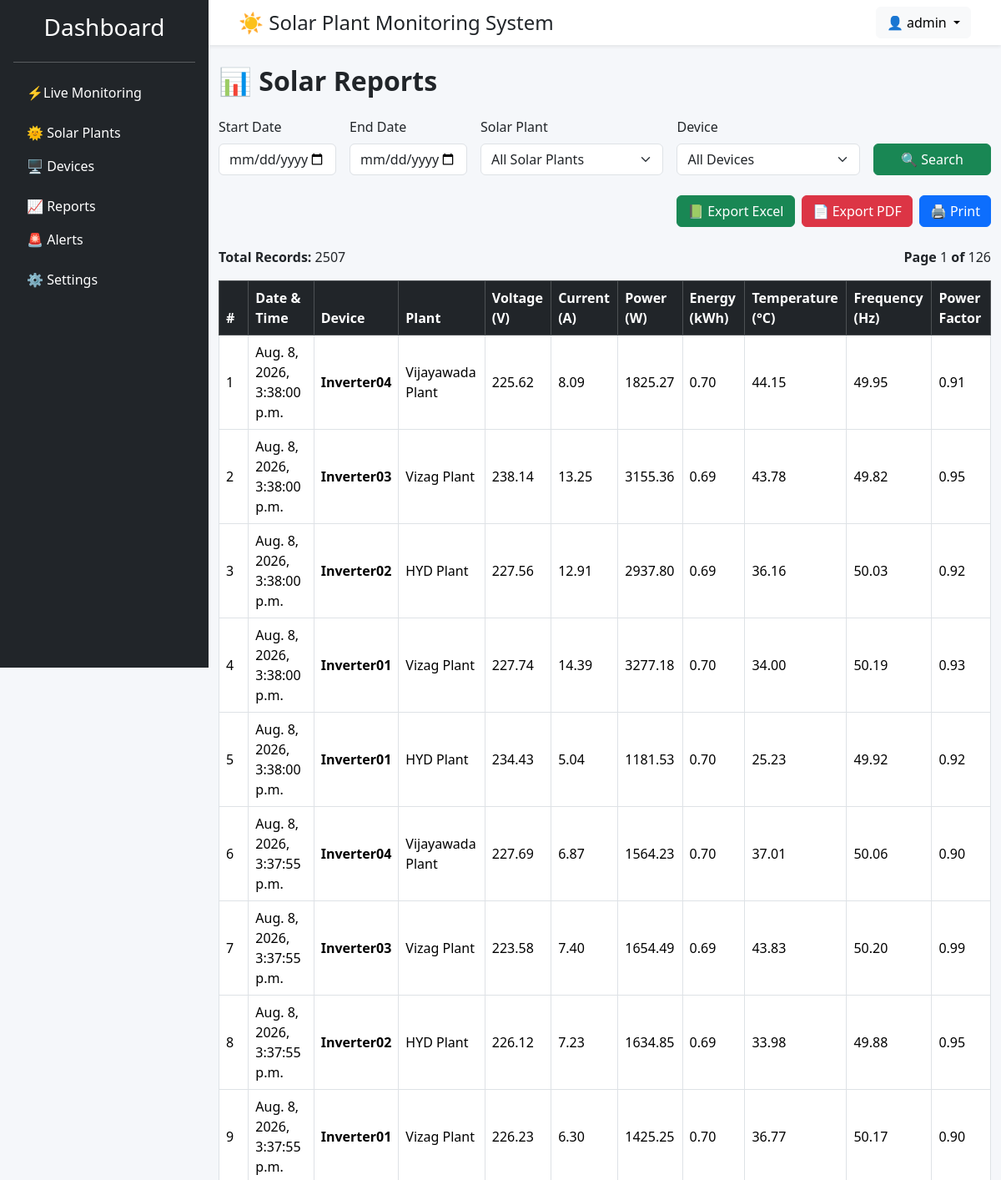
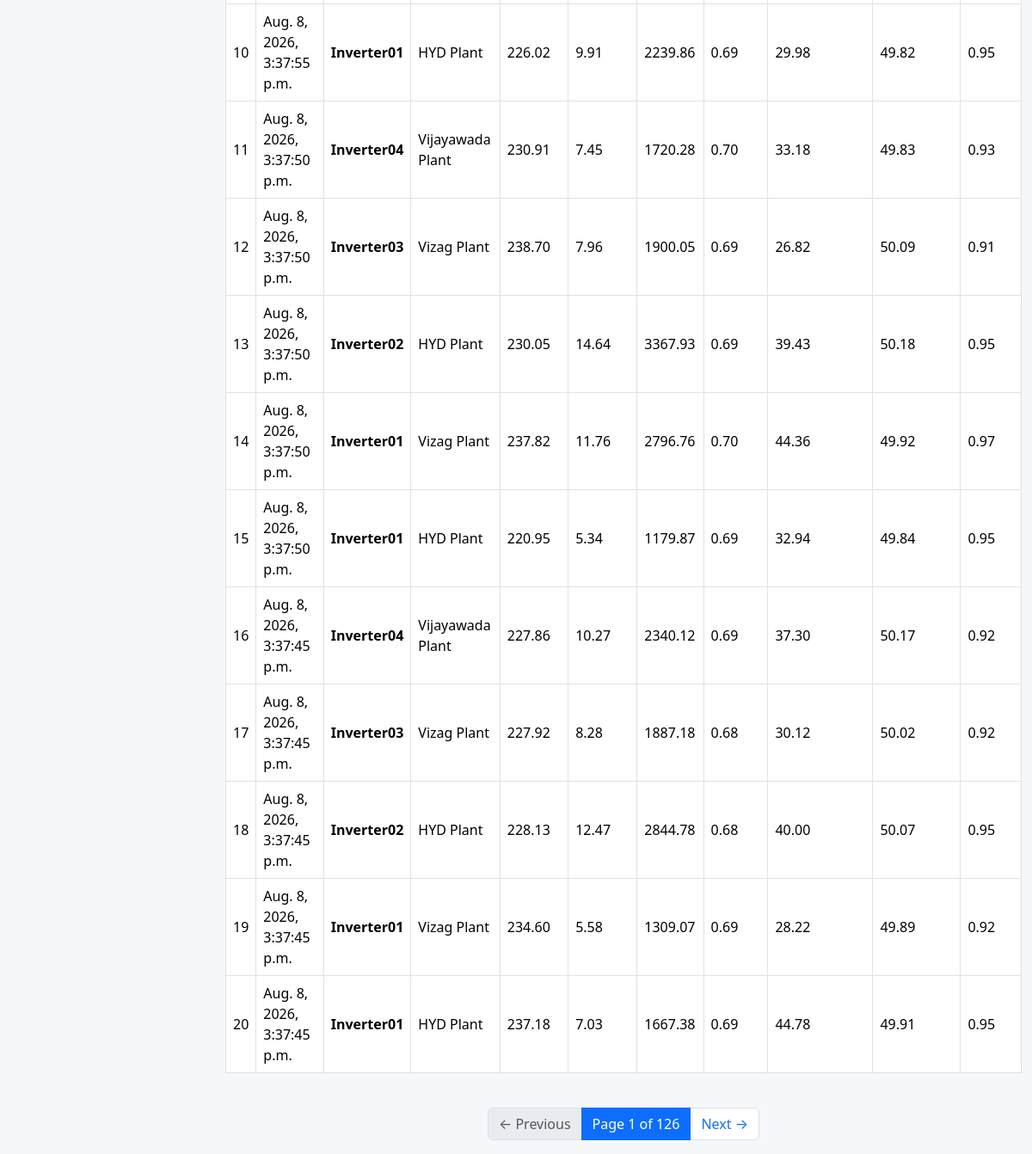
Page /reports/ (signed in) on the committed database (2 pictures, top to bottom).
### accounts/models.py (models this page shows, shortened)
class User(AbstractUser):
    ROLE_CHOICES = [
        ('ADMIN', 'Admin'),
        ('ENGINEER', 'Engineer'),
        ('VIEWER', 'Viewer'),
    ]
    role = models.CharField(
        max_length=20,
        choices=ROLE_CHOICES,
        default='VIEWER'
    )
    created_at = models.DateTimeField(auto_now_add=True)
    updated_at = models.DateTimeField(auto_now=True)

### monitoring/models.py (models this page shows, shortened)
class SensorData(models.Model):
    device = models.ForeignKey(
        Device,
        on_delete=models.CASCADE,
        related_name="sensor_data"
    )
    voltage = models.DecimalField(max_digits=8, decimal_places=2)
    current = models.DecimalField(max_digits=8, decimal_places=2)
    power = models.DecimalField(max_digits=10, decimal_places=2)
    energy = models.DecimalField(max_digits=10, decimal_places=2)
    temperature = models.DecimalField(max_digits=5, decimal_places=2)
    frequency = models.DecimalField(max_digits=5, decimal_places=2)
    power_factor = models.DecimalField(max_digits=4, decimal_places=2)
    timestamp = models.DateTimeField(auto_now_add=True)
    class Meta:
        ordering = ["-timestamp"]

### devices/models.py (models this page shows, shortened)
class Device(models.Model):
    DEVICE_TYPES = [
        ("INVERTER", "Inverter"),
        ("METER", "Energy Meter"),
        ("BATTERY", "Battery"),
        ("WEATHER", "Weather Station"),
        ("SENSOR", "Sensor"),
    ]
    STATUS_CHOICES = [
        ("ONLINE", "Online"),
        ("OFFLINE", "Offline"),
        ("MAINTENANCE", "Maintenance"),
    ]
    plant = models.ForeignKey(
        SolarPlant,
        on_delete=models.CASCADE,
        related_name="devices"
    )
    device_name = models.CharField(max_length=100)
    serial_number = models.CharField(
        max_length=100,
        unique=True
    )
    manufacturer = models.CharField(max_length=100)
    model = models.CharField(max_length=100)
    device_type = models.CharField(
        max_length=20,
        choices=DEVICE_TYPES
    )
    status = models.CharField(
        max_length=20,
        choices=STATUS_CHOICES,
        default="ONLINE"
    )
    installed_on = models.DateField()
    created_at = models.DateTimeField(auto_now_add=True)
    updated_at = models.DateTimeField(auto_now=True)
    class Meta:
        ordering = ["device_name"]

class SolarPlant(models.Model):
    STATUS_CHOICES = [
        ("ONLINE", "Online"),
        ("OFFLINE", "Offline"),
        ("MAINTENANCE", "Maintenance"),
    ]
    plant_name = models.CharField(max_length=100)
    location = models.CharField(max_length=255)
    capacity_kw = models.DecimalField(max_digits=10, decimal_places=2)
    status = models.CharField(
        max_length=20,
        choices=STATUS_CHOICES,
        default="ONLINE",
    )
    created_at = models.DateTimeField(auto_now_add=True)
    updated_at = models.DateTimeField(auto_now=True)
    class Meta:
        ordering = ["plant_name"]
        verbose_name = "Solar Plant"
        verbose_name_plural = "Solar Plants"

### reports/views.py (the view)
# urls.py: path("reports/", include("reports.urls")),
@login_required
def reports(request):
    start = request.GET.get("start_date", "").strip()
    end = request.GET.get("end_date", "").strip()
    plant_id = request.GET.get("plant", "").strip()
    device_id = request.GET.get("device", "").strip()
    reports = (
        SensorData.objects
        .select_related("device", "device__plant")
        .order_by("-timestamp")
    )
    if start and end:
        reports = reports.filter(
            timestamp__date__range=[start, end]
        )
    elif start:
        reports = reports.filter(
            timestamp__date__gte=start
        )
    elif end:
        reports = reports.filter(
            timestamp__date__lte=end
        )
    if plant_id:
        reports = reports.filter(
            device__plant_id=plant_id
        )
    if device_id:
        reports = reports.filter(
            device_id=device_id
        )
    paginator = Paginator(
        reports,
        20
    )
    page_number = request.GET.get("page")
    page_obj = paginator.get_page(
        page_number
    )
    plants = (
        SolarPlant.objects
        .all()
        .order_by("plant_name")
    )
    if plant_id:
        devices = (
            Device.objects
            .filter(plant_id=plant_id)
            .select_related("plant")
            .order_by("device_name")
        )
    else:
        devices = (
            Device.objects
            .select_related("plant")
            .all()
            .order_by("device_name")
        )
    context = {
        "page_obj": page_obj,
        "plants": plants,
        "devices": devices,
        "start": start,
        "end": end,
        "selected_plant": plant_id,
        "selected_device": device_id,
    }
    return render(
        request,
        "reports/reports.html",
        context
    )

### templates/reports/reports.html (shortened to what this page needs)
{% extends 'base.html' %}
{% block content %}
<div class="d-flex justify-content-between align-items-center mb-4">
    <h2 class="fw-bold mb-0">
        📊 Solar Reports
    </h2>
</div>
<form method="GET" class="row g-3 mb-4">
    <div class="col-lg-2 col-md-6">
        <label class="form-label">
            Start Date
        </label>
        <input
            type="date"
            name="start_date"
            value="{{ start }}"
            class="form-control">
    </div>
    <div class="col-lg-2 col-md-6">
        <label class="form-label">
            End Date
        </label>
        <input
            type="date"
            name="end_date"
            value="{{ end }}"
            class="form-control">
    </div>
    <div class="col-lg-3 col-md-6">
        <label class="form-label">
            Solar Plant
        </label>
        <select
            name="plant"
            class="form-select">
            <option value="">
                All Solar Plants
            </option>
        </select>
    </div>
    <div class="col-lg-3 col-md-6">
        <label class="form-label">
            Device
        </label>
        <select
            name="device"
            class="form-select">
            <option value="">
                All Devices
            </option>
        </select>
    </div>
    <div class="col-lg-2 col-md-6 d-flex align-items-end">
        <button
            type="submit"
            class="btn btn-success w-100">
            🔍 Search
        </button>
    </div>
</form>
<div class="d-flex justify-content-end gap-2 mb-4 flex-wrap">
    <a
        href="{% url 'reports:export_excel' %}?start_date={{ start }}&end_date={{ end }}&plant={{ selected_plant }}&device={{ selected_device }}"
        class="btn btn-success">
        📗 Export Excel
    </a>
    <a
        href="{% url 'reports:export_pdf' %}?start_date={{ start }}&end_date={{ end }}&plant={{ selected_plant }}&device={{ selected_device }}"
        class="btn btn-danger">
        📄 Export PDF
    </a>
    <button
        type="button"
        class="btn btn-primary"
        onclick="window.print()">
        🖨 Print
    </button>
</div>
<div class="d-flex justify-content-between align-items-center mb-3 flex-wrap gap-2">
    <div>
        <strong>
            Total Records:
        </strong>
        {{ page_obj.paginator.count }}
    </div>
    <div>
        <strong>
            Page
        </strong>
        {{ page_obj.number }}
        <strong>
            of
        </strong>
        {{ page_obj.paginator.num_pages }}
    </div>
</div>
<div class="table-responsive">
    <table class="table table-bordered table-hover align-middle">
        <thead class="table-dark">
            <tr>
                <th>#</th>
                <th>Date & Time</th>
                <th>Device</th>
                <th>Plant</th>
                <th>Voltage (V)</th>
                <th>Current (A)</th>
                <th>Power (W)</th>
                <th>Energy (kWh)</th>
                <th>Temperature (°C)</th>
                <th>Frequency (Hz)</th>
                <th>Power Factor</th>
            </tr>
        </thead>
        <tbody>
        {% for data in page_obj %}
            <tr>
                <td>
                    {{ page_obj.start_index|add:forloop.counter0 }}
                </td>
                <td>
                    {{ data.timestamp|date:"M. j, Y, g:i:s a" }}
                </td>
                <td>
                    <strong>
                        {{ data.device.device_name }}
                    </strong>
                </td>
                <td>
                    {{ data.device.plant.plant_name }}
                </td>
                <td>
                    {{ data.voltage }}
                </td>
                <td>
                    {{ data.current }}
                </td>
                <td>
                    {{ data.power }}
                </td>
                <td>
                    {{ data.energy }}
                </td>
                <td>
                    {{ data.temperature }}
                </td>
                <td>
                    {{ data.frequency }}
                </td>
                <td>
                    {{ data.power_factor }}
                </td>
            </tr>
        {% endfor %}
        </tbody>
    </table>
</div>
{% if page_obj.paginator.num_pages > 1 %}
<div class="d-flex justify-content-center mt-4">
    <ul class="pagination">
        {% if page_obj.has_previous %}
            <li class="page-item">
                <a
                    class="page-link"
                    href="?page={{ page_obj.previous_page_number }}&start_date={{ start }}&end_date={{ end }}&plant={{ selected_plant }}&device={{ selected_device }}">
                    ← Previous
                </a>
            </li>
        {% else %}
            <li class="page-item disabled">
                <span class="page-link">
                    ← Previous
                </span>
            </li>
        {% endif %}
        <li class="page-item active">
            <span class="page-link">
                Page {{ page_obj.number }}
                of
                {{ page_obj.paginator.num_pages }}
            </span>
        </li>
        {% if page_obj.has_next %}
            <li class="page-item">
                <a
                    class="page-link"
                    href="?page={{ page_obj.next_page_number }}&start_date={{ start }}&end_date={{ end }}&plant={{ selected_plant }}&device={{ selected_device }}">
                    Next →
                </a>
            </li>
        {% else %}
            <li class="page-item disabled">
                <span class="page-link">
                    Next →
                </span>
            </li>
        {% endif %}
    </ul>
</div>
{% endif %}
{% endblock %}

### templates/components/navbar.html (shortened to what this page needs)
<nav class="navbar navbar-expand-lg bg-white shadow-sm px-4">
    <div class="container-fluid">
        <h4 class="mb-0">☀️ Solar Plant Monitoring System</h4>
        <div class="dropdown">
            <button
                class="btn btn-light dropdown-toggle"
                data-bs-toggle="dropdown">
                👤 {{ request.user.username }}
            </button>
        </div>
    </div>
</nav>

### static/css/dashboard.css (style rules this page uses)
body { background:#f5f7fa; }

### rows in the picture
User: user.username "admin"
SensorData: start_index|add "1", timestamp "Aug. 8, 2026, 3:38:00 p.m.", device.device_name "Inverter04", device.plant.plant_name "Vijayawada Plant", voltage "225.62", current "8.09", power "1825.27", energy "0.70", temperature "44.15", frequency "49.95", power_factor "0.91"
SensorData: start_index|add "2", timestamp "Aug. 8, 2026, 3:38:00 p.m.", device.device_name "Inverter03", device.plant.plant_name "Vizag Plant", voltage "238.14", current "13.25", power "3155.36", energy "0.69", temperature "43.78", frequency "49.82", power_factor "0.95"
SensorData: start_index|add "3", timestamp "Aug. 8, 2026, 3:38:00 p.m.", device.device_name "Inverter02", device.plant.plant_name "HYD Plant", voltage "227.56", current "12.91", power "2937.80", energy "0.69", temperature "36.16", frequency "50.03", power_factor "0.92"
SensorData: start_index|add "4", timestamp "Aug. 8, 2026, 3:38:00 p.m.", device.device_name "Inverter01", device.plant.plant_name "Vizag Plant", voltage "227.74", current "14.39", power "3277.18", energy "0.70", temperature "34.00", frequency "50.19", power_factor "0.93"
SensorData: start_index|add "5", timestamp "Aug. 8, 2026, 3:38:00 p.m.", device.device_name "Inverter01", device.plant.plant_name "HYD Plant", voltage "234.43", current "5.04", power "1181.53", energy "0.70", temperature "25.23", frequency "49.92", power_factor "0.92"
SensorData: start_index|add "6", timestamp "Aug. 8, 2026, 3:37:55 p.m.", device.device_name "Inverter04", device.plant.plant_name "Vijayawada Plant", voltage "227.69", current "6.87", power "1564.23", energy "0.70", temperature "37.01", frequency "50.06", power_factor "0.90"
SensorData: start_index|add "7", timestamp "Aug. 8, 2026, 3:37:55 p.m.", device.device_name "Inverter03", device.plant.plant_name "Vizag Plant", voltage "223.58", current "7.40", power "1654.49", energy "0.69", temperature "43.83", frequency "50.20", power_factor "0.99"
SensorData: start_index|add "8", timestamp "Aug. 8, 2026, 3:37:55 p.m.", device.device_name "Inverter02", device.plant.plant_name "HYD Plant", voltage "226.12", current "7.23", power "1634.85", energy "0.69", temperature "33.98", frequency "49.88", power_factor "0.95"
SensorData: start_index|add "9", timestamp "Aug. 8, 2026, 3:37:55 p.m.", device.device_name "Inverter01", device.plant.plant_name "Vizag Plant", voltage "226.23", current "6.30", power "1425.25", energy "0.70", temperature "36.77", frequency "50.17", power_factor "0.90"
SensorData: start_index|add "10", timestamp "Aug. 8, 2026, 3:37:55 p.m.", device.device_name "Inverter01", device.plant.plant_name "HYD Plant", voltage "226.02", current "9.91", power "2239.86", energy "0.69", temperature "29.98", frequency "49.82", power_factor "0.95"
SensorData: start_index|add "11", timestamp "Aug. 8, 2026, 3:37:50 p.m.", device.device_name "Inverter04", device.plant.plant_name "Vijayawada Plant", voltage "230.91", current "7.45", power "1720.28", energy "0.70", temperature "33.18", frequency "49.83", power_factor "0.93"
SensorData: start_index|add "12", timestamp "Aug. 8, 2026, 3:37:50 p.m.", device.device_name "Inverter03", device.plant.plant_name "Vizag Plant", voltage "238.70", current "7.96", power "1900.05", energy "0.69", temperature "26.82", frequency "50.09", power_factor "0.91"
SensorData: start_index|add "13", timestamp "Aug. 8, 2026, 3:37:50 p.m.", device.device_name "Inverter02", device.plant.plant_name "HYD Plant", voltage "230.05", current "14.64", power "3367.93", energy "0.69", temperature "39.43", frequency "50.18", power_factor "0.95"
SensorData: start_index|add "14", timestamp "Aug. 8, 2026, 3:37:50 p.m.", device.device_name "Inverter01", device.plant.plant_name "Vizag Plant", voltage "237.82", current "11.76", power "2796.76", energy "0.70", temperature "44.36", frequency "49.92", power_factor "0.97"
SensorData: start_index|add "15", timestamp "Aug. 8, 2026, 3:37:50 p.m.", device.device_name "Inverter01", device.plant.plant_name "HYD Plant", voltage "220.95", current "5.34", power "1179.87", energy "0.69", temperature "32.94", frequency "49.84", power_factor "0.95"
SensorData: start_index|add "16", timestamp "Aug. 8, 2026, 3:37:45 p.m.", device.device_name "Inverter04", device.plant.plant_name "Vijayawada Plant", voltage "227.86", current "10.27", power "2340.12", energy "0.69", temperature "37.30", frequency "50.17", power_factor "0.92"
SensorData: start_index|add "17", timestamp "Aug. 8, 2026, 3:37:45 p.m.", device.device_name "Inverter03", device.plant.plant_name "Vizag Plant", voltage "227.92", current "8.28", power "1887.18", energy "0.68", temperature "30.12", frequency "50.02", power_factor "0.92"
SensorData: start_index|add "18", timestamp "Aug. 8, 2026, 3:37:45 p.m.", device.device_name "Inverter02", device.plant.plant_name "HYD Plant", voltage "228.13", current "12.47", power "2844.78", energy "0.68", temperature "40.00", frequency "50.07", power_factor "0.95"
SensorData: start_index|add "19", timestamp "Aug. 8, 2026, 3:37:45 p.m.", device.device_name "Inverter01", device.plant.plant_name "Vizag Plant", voltage "234.60", current "5.58", power "1309.07", energy "0.69", temperature "28.22", frequency "49.89", power_factor "0.92"
SensorData: start_index|add "20", timestamp "Aug. 8, 2026, 3:37:45 p.m.", device.device_name "Inverter01", device.plant.plant_name "HYD Plant", voltage "237.18", current "7.03", power "1667.38", energy "0.69", temperature "44.78", frequency "49.91", power_factor "0.95"

### other values in the picture
{{ page_obj.paginator.count }} "2507"
{{ page_obj.number }} "1"
{{ page_obj.paginator.num_pages }} "126"
